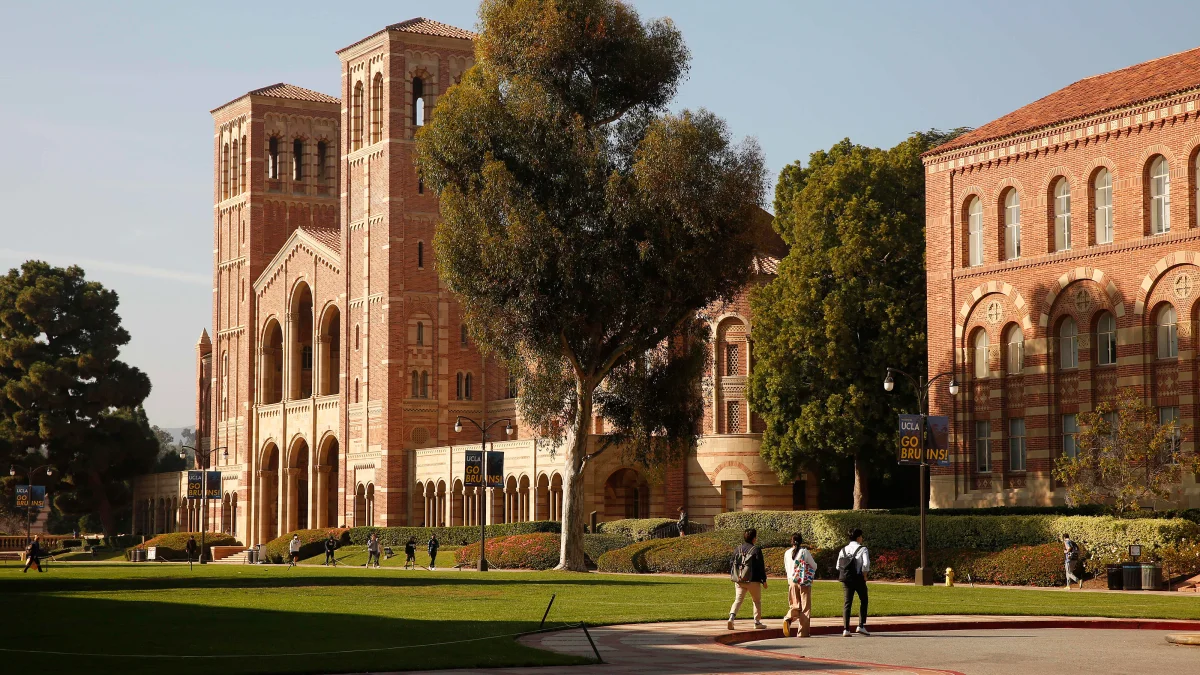
#> input picture ucla.jpg, 1200 x 675 px
$ python color.py
#> lines starting #> are read from the running program, lines starting #| are printed output that depends on the picture
#code heavily influenced from https://code.likeagirl.io/finding-dominant-colour-on-an-image-b4e075f98097

import cv2
import numpy as np
import matplotlib.pyplot as plt
from sklearn.cluster import KMeans


def find_histogram(clt):
    """
    create a histogram with k clusters
    :param: clt
    :return:hist
    """
    numLabels = np.arange(0, len(np.unique(clt.labels_)) + 1)
    (hist, _) = np.histogram(clt.labels_, bins=numLabels)

    hist = hist.astype("float")
    hist /= hist.sum()

    return hist
def plot_colors2(hist, centroids):
    bar = np.zeros((50, 300, 3), dtype="uint8")
    startX = 0

    for (percent, color) in zip(hist, centroids):
        # plot the relative percentage of each cluster
        endX = startX + (percent * 300)
        cv2.rectangle(bar, (int(startX), 0), (int(endX), 100),
                      color.astype("uint8").tolist(), -1)
        startX = endX

    # return the bar chart
    return bar

img = cv2.imread("ucla.jpg")
#> img is the input picture: shape (675, 1200, 3); mean B, G, R 78.2, 100.1, 117.7
img = cv2.cvtColor(img, cv2.COLOR_BGR2RGB)

img = img.reshape((img.shape[0] * img.shape[1],3)) #represent as row*column,channel number
clt = KMeans(n_clusters=3) #cluster number
clt.fit(img)

hist = find_histogram(clt)
bar = plot_colors2(hist, clt.cluster_centers_)
#> after the loop in plot_colors2, `for (percent, color) in zip(hist, centroids):`:
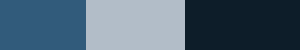
#> bar: shape (50, 300, 3); mean of channels 0, 1, 2 117, 99.6, 77.8; drawn as B, G, R

plt.axis("off")
plt.imshow(bar)
plt.show()

$ run again, with ans_4-1.png saved as ucla.jpg
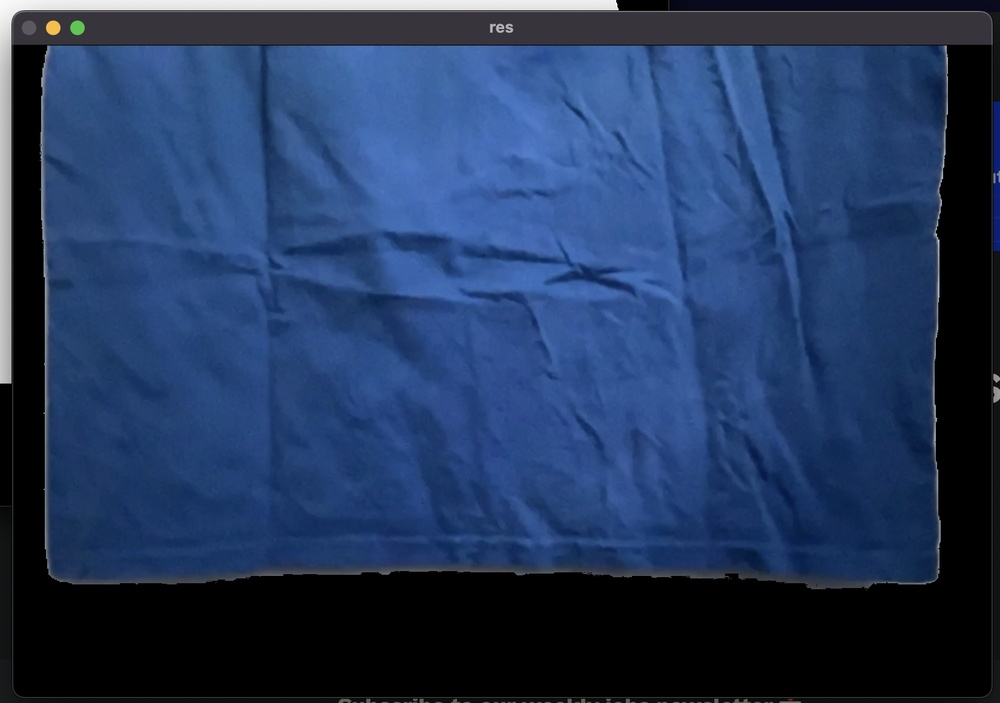
#> input picture ans_4-1.png, 1000 x 703 px, shrunk from 1652 x 1162 before the run
#> img is the input picture: shape (703, 1000, 3); mean B, G, R 93.2, 56.4, 35.6
#> after the loop in plot_colors2, `for (percent, color) in zip(hist, centroids):`:
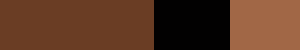
#> bar: shape (50, 300, 3); mean of channels 0, 1, 2 35.1, 55.6, 92.5; drawn as B, G, R

$ run again, with ans_4-2.png saved as ucla.jpg
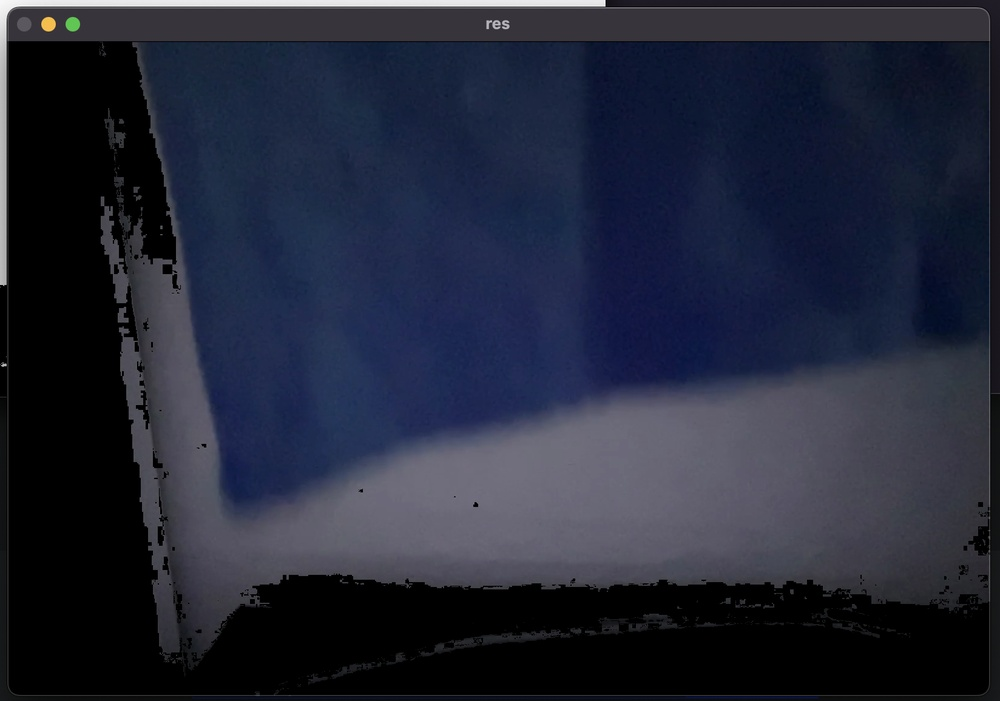
#> input picture ans_4-2.png, 1000 x 701 px, shrunk from 1648 x 1156 before the run
#> img is the input picture: shape (701, 1000, 3); mean B, G, R 55.5, 39.1, 34.8
#> after the loop in plot_colors2, `for (percent, color) in zip(hist, centroids):`:
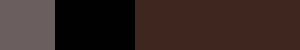
#> bar: shape (50, 300, 3); mean of channels 0, 1, 2 34.2, 38.4, 54.8; drawn as B, G, R
